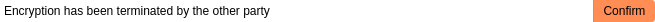
<?xml version="1.0" encoding="UTF-8"?>
<ui version="4.0">
 <class>lock_widget</class>
 <widget class="QWidget" name="lock_widget">
  <property name="geometry">
   <rect>
    <x>0</x>
    <y>0</y>
    <width>655</width>
    <height>22</height>
   </rect>
  </property>
  <property name="windowTitle">
   <string>Lock</string>
  </property>
  <property name="styleSheet">
   <string notr="true">#lock_widget {
	background: hsva(0, 0, 100%, 80%);
	border: 0px;
	border-radius: 3px;
}

#note_label {
	margin: 0px;
	padding-left: 4px;
}

#confirm_button {
	background: hsv(20, 67%, 100%);
	background-origin: border;
	border: 0px;
	border-left: 1px solid palette(dark);
	border-top-right-radius: 3px;
	border-bottom-right-radius: 3px;
	margin: 0px;
	padding: 0px 5px 0px 5px;
}

#confirm_button:hover {
	background: hsv(20, 60%, 100%);
}

#confirm_button:pressed {
	background: hsv(20, 60%, 90%);
}
</string>
  </property>
  <layout class="QHBoxLayout" name="lock_layout">
   <property name="margin">
    <number>0</number>
   </property>
   <item>
    <widget class="ElidedLabel" name="note_label">
     <property name="sizePolicy">
      <sizepolicy hsizetype="Expanding" vsizetype="Preferred">
       <horstretch>0</horstretch>
       <verstretch>0</verstretch>
      </sizepolicy>
     </property>
     <property name="text">
      <string>Encryption has been terminated by the other party</string>
     </property>
     <property name="indent">
      <number>0</number>
     </property>
    </widget>
   </item>
   <item>
    <widget class="QToolButton" name="confirm_button">
     <property name="sizePolicy">
      <sizepolicy hsizetype="Fixed" vsizetype="Expanding">
       <horstretch>0</horstretch>
       <verstretch>0</verstretch>
      </sizepolicy>
     </property>
     <property name="focusPolicy">
      <enum>Qt::NoFocus</enum>
     </property>
     <property name="text">
      <string>Confirm</string>
     </property>
     <property name="autoRaise">
      <bool>true</bool>
     </property>
    </widget>
   </item>
  </layout>
 </widget>
 <customwidgets>
  <customwidget>
   <class>ElidedLabel</class>
   <extends>QLabel</extends>
   <header>blink.widgets.labels</header>
  </customwidget>
 </customwidgets>
 <resources/>
 <connections/>
</ui>
